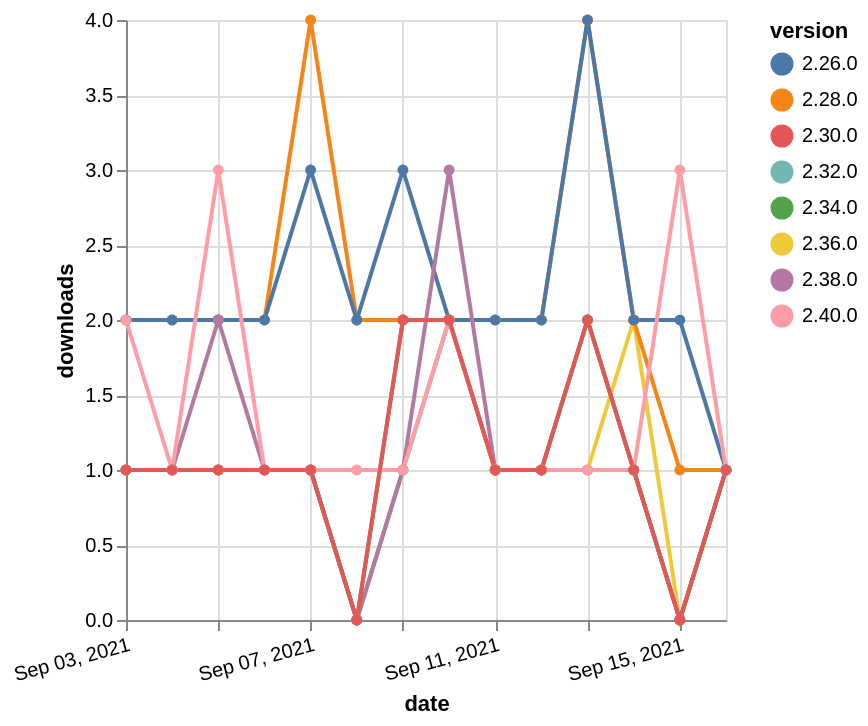

Write a Vega-Lite specification for this figure.
### Vega-Lite specification from a JSON file in a GitHub repository (floating-point values rounded to 4 significant figures)
{"$schema": "https://vega.github.io/schema/vega-lite/v5.json", "description": "A simple bar chart with embedded data.", "data": {"values": [{"date": "2021-09-03", "total": 163, "delta": 1, "version": "2.36.0"}, {"date": "2021-09-04", "total": 164, "delta": 1, "version": "2.36.0"}, {"date": "2021-09-05", "total": 165, "delta": 1, "version": "2.36.0"}, {"date": "2021-09-06", "total": 166, "delta": 1, "version": "2.36.0"}, {"date": "2021-09-07", "total": 167, "delta": 1, "version": "2.36.0"}, {"date": "2021-09-08", "total": 167, "delta": 0, "version": "2.36.0"}, {"date": "2021-09-09", "total": 168, "delta": 1, "version": "2.36.0"}, {"date": "2021-09-10", "total": 170, "delta": 2, "version": "2.36.0"}, {"date": "2021-09-11", "total": 171, "delta": 1, "version": "2.36.0"}, {"date": "2021-09-12", "total": 172, "delta": 1, "version": "2.36.0"}, {"date": "2021-09-13", "total": 173, "delta": 1, "version": "2.36.0"}, {"date": "2021-09-14", "total": 175, "delta": 2, "version": "2.36.0"}, {"date": "2021-09-15", "total": 175, "delta": 0, "version": "2.36.0"}, {"date": "2021-09-16", "total": 176, "delta": 1, "version": "2.36.0"}, {"date": "2021-09-03", "total": 204, "delta": 1, "version": "2.32.0"}, {"date": "2021-09-04", "total": 205, "delta": 1, "version": "2.32.0"}, {"date": "2021-09-05", "total": 206, "delta": 1, "version": "2.32.0"}, {"date": "2021-09-06", "total": 207, "delta": 1, "version": "2.32.0"}, {"date": "2021-09-07", "total": 208, "delta": 1, "version": "2.32.0"}, {"date": "2021-09-08", "total": 208, "delta": 0, "version": "2.32.0"}, {"date": "2021-09-09", "total": 209, "delta": 1, "version": "2.32.0"}, {"date": "2021-09-10", "total": 211, "delta": 2, "version": "2.32.0"}, {"date": "2021-09-11", "total": 212, "delta": 1, "version": "2.32.0"}, {"date": "2021-09-12", "total": 213, "delta": 1, "version": "2.32.0"}, {"date": "2021-09-13", "total": 215, "delta": 2, "version": "2.32.0"}, {"date": "2021-09-14", "total": 216, "delta": 1, "version": "2.32.0"}, {"date": "2021-09-15", "total": 216, "delta": 0, "version": "2.32.0"}, {"date": "2021-09-16", "total": 217, "delta": 1, "version": "2.32.0"}, {"date": "2021-09-03", "total": 2409, "delta": 2, "version": "2.28.0"}, {"date": "2021-09-04", "total": 2411, "delta": 2, "version": "2.28.0"}, {"date": "2021-09-05", "total": 2413, "delta": 2, "version": "2.28.0"}, {"date": "2021-09-06", "total": 2415, "delta": 2, "version": "2.28.0"}, {"date": "2021-09-07", "total": 2419, "delta": 4, "version": "2.28.0"}, {"date": "2021-09-08", "total": 2421, "delta": 2, "version": "2.28.0"}, {"date": "2021-09-09", "total": 2423, "delta": 2, "version": "2.28.0"}, {"date": "2021-09-10", "total": 2425, "delta": 2, "version": "2.28.0"}, {"date": "2021-09-11", "total": 2427, "delta": 2, "version": "2.28.0"}, {"date": "2021-09-12", "total": 2429, "delta": 2, "version": "2.28.0"}, {"date": "2021-09-13", "total": 2433, "delta": 4, "version": "2.28.0"}, {"date": "2021-09-14", "total": 2435, "delta": 2, "version": "2.28.0"}, {"date": "2021-09-15", "total": 2436, "delta": 1, "version": "2.28.0"}, {"date": "2021-09-16", "total": 2437, "delta": 1, "version": "2.28.0"}, {"date": "2021-09-03", "total": 2342, "delta": 2, "version": "2.26.0"}, {"date": "2021-09-04", "total": 2344, "delta": 2, "version": "2.26.0"}, {"date": "2021-09-05", "total": 2346, "delta": 2, "version": "2.26.0"}, {"date": "2021-09-06", "total": 2348, "delta": 2, "version": "2.26.0"}, {"date": "2021-09-07", "total": 2351, "delta": 3, "version": "2.26.0"}, {"date": "2021-09-08", "total": 2353, "delta": 2, "version": "2.26.0"}, {"date": "2021-09-09", "total": 2356, "delta": 3, "version": "2.26.0"}, {"date": "2021-09-10", "total": 2358, "delta": 2, "version": "2.26.0"}, {"date": "2021-09-11", "total": 2360, "delta": 2, "version": "2.26.0"}, {"date": "2021-09-12", "total": 2362, "delta": 2, "version": "2.26.0"}, {"date": "2021-09-13", "total": 2366, "delta": 4, "version": "2.26.0"}, {"date": "2021-09-14", "total": 2368, "delta": 2, "version": "2.26.0"}, {"date": "2021-09-15", "total": 2370, "delta": 2, "version": "2.26.0"}, {"date": "2021-09-16", "total": 2371, "delta": 1, "version": "2.26.0"}, {"date": "2021-09-03", "total": 185, "delta": 1, "version": "2.38.0"}, {"date": "2021-09-04", "total": 186, "delta": 1, "version": "2.38.0"}, {"date": "2021-09-05", "total": 188, "delta": 2, "version": "2.38.0"}, {"date": "2021-09-06", "total": 189, "delta": 1, "version": "2.38.0"}, {"date": "2021-09-07", "total": 190, "delta": 1, "version": "2.38.0"}, {"date": "2021-09-08", "total": 190, "delta": 0, "version": "2.38.0"}, {"date": "2021-09-09", "total": 191, "delta": 1, "version": "2.38.0"}, {"date": "2021-09-10", "total": 194, "delta": 3, "version": "2.38.0"}, {"date": "2021-09-11", "total": 195, "delta": 1, "version": "2.38.0"}, {"date": "2021-09-12", "total": 196, "delta": 1, "version": "2.38.0"}, {"date": "2021-09-13", "total": 197, "delta": 1, "version": "2.38.0"}, {"date": "2021-09-14", "total": 198, "delta": 1, "version": "2.38.0"}, {"date": "2021-09-15", "total": 198, "delta": 0, "version": "2.38.0"}, {"date": "2021-09-16", "total": 199, "delta": 1, "version": "2.38.0"}, {"date": "2021-09-03", "total": 196, "delta": 1, "version": "2.34.0"}, {"date": "2021-09-04", "total": 197, "delta": 1, "version": "2.34.0"}, {"date": "2021-09-05", "total": 198, "delta": 1, "version": "2.34.0"}, {"date": "2021-09-06", "total": 199, "delta": 1, "version": "2.34.0"}, {"date": "2021-09-07", "total": 200, "delta": 1, "version": "2.34.0"}, {"date": "2021-09-08", "total": 200, "delta": 0, "version": "2.34.0"}, {"date": "2021-09-09", "total": 202, "delta": 2, "version": "2.34.0"}, {"date": "2021-09-10", "total": 204, "delta": 2, "version": "2.34.0"}, {"date": "2021-09-11", "total": 205, "delta": 1, "version": "2.34.0"}, {"date": "2021-09-12", "total": 206, "delta": 1, "version": "2.34.0"}, {"date": "2021-09-13", "total": 208, "delta": 2, "version": "2.34.0"}, {"date": "2021-09-14", "total": 209, "delta": 1, "version": "2.34.0"}, {"date": "2021-09-15", "total": 209, "delta": 0, "version": "2.34.0"}, {"date": "2021-09-16", "total": 210, "delta": 1, "version": "2.34.0"}, {"date": "2021-09-03", "total": 122, "delta": 2, "version": "2.40.0"}, {"date": "2021-09-04", "total": 123, "delta": 1, "version": "2.40.0"}, {"date": "2021-09-05", "total": 126, "delta": 3, "version": "2.40.0"}, {"date": "2021-09-06", "total": 127, "delta": 1, "version": "2.40.0"}, {"date": "2021-09-07", "total": 128, "delta": 1, "version": "2.40.0"}, {"date": "2021-09-08", "total": 129, "delta": 1, "version": "2.40.0"}, {"date": "2021-09-09", "total": 130, "delta": 1, "version": "2.40.0"}, {"date": "2021-09-10", "total": 132, "delta": 2, "version": "2.40.0"}, {"date": "2021-09-11", "total": 133, "delta": 1, "version": "2.40.0"}, {"date": "2021-09-12", "total": 134, "delta": 1, "version": "2.40.0"}, {"date": "2021-09-13", "total": 135, "delta": 1, "version": "2.40.0"}, {"date": "2021-09-14", "total": 136, "delta": 1, "version": "2.40.0"}, {"date": "2021-09-15", "total": 139, "delta": 3, "version": "2.40.0"}, {"date": "2021-09-16", "total": 140, "delta": 1, "version": "2.40.0"}, {"date": "2021-09-03", "total": 246, "delta": 1, "version": "2.30.0"}, {"date": "2021-09-04", "total": 247, "delta": 1, "version": "2.30.0"}, {"date": "2021-09-05", "total": 248, "delta": 1, "version": "2.30.0"}, {"date": "2021-09-06", "total": 249, "delta": 1, "version": "2.30.0"}, {"date": "2021-09-07", "total": 250, "delta": 1, "version": "2.30.0"}, {"date": "2021-09-08", "total": 250, "delta": 0, "version": "2.30.0"}, {"date": "2021-09-09", "total": 252, "delta": 2, "version": "2.30.0"}, {"date": "2021-09-10", "total": 254, "delta": 2, "version": "2.30.0"}, {"date": "2021-09-11", "total": 255, "delta": 1, "version": "2.30.0"}, {"date": "2021-09-12", "total": 256, "delta": 1, "version": "2.30.0"}, {"date": "2021-09-13", "total": 258, "delta": 2, "version": "2.30.0"}, {"date": "2021-09-14", "total": 259, "delta": 1, "version": "2.30.0"}, {"date": "2021-09-15", "total": 259, "delta": 0, "version": "2.30.0"}, {"date": "2021-09-16", "total": 260, "delta": 1, "version": "2.30.0"}]}, "width": "container", "mark": {"type": "line", "point": {"filled": true}}, "encoding": {"x": {"field": "date", "type": "temporal", "timeUnit": "yearmonthdate", "title": "date", "axis": {"labelAngle": -15}}, "y": {"field": "delta", "type": "quantitative", "title": "downloads"}, "color": {"field": "version", "type": "nominal"}, "tooltip": {"field": "delta"}}}
